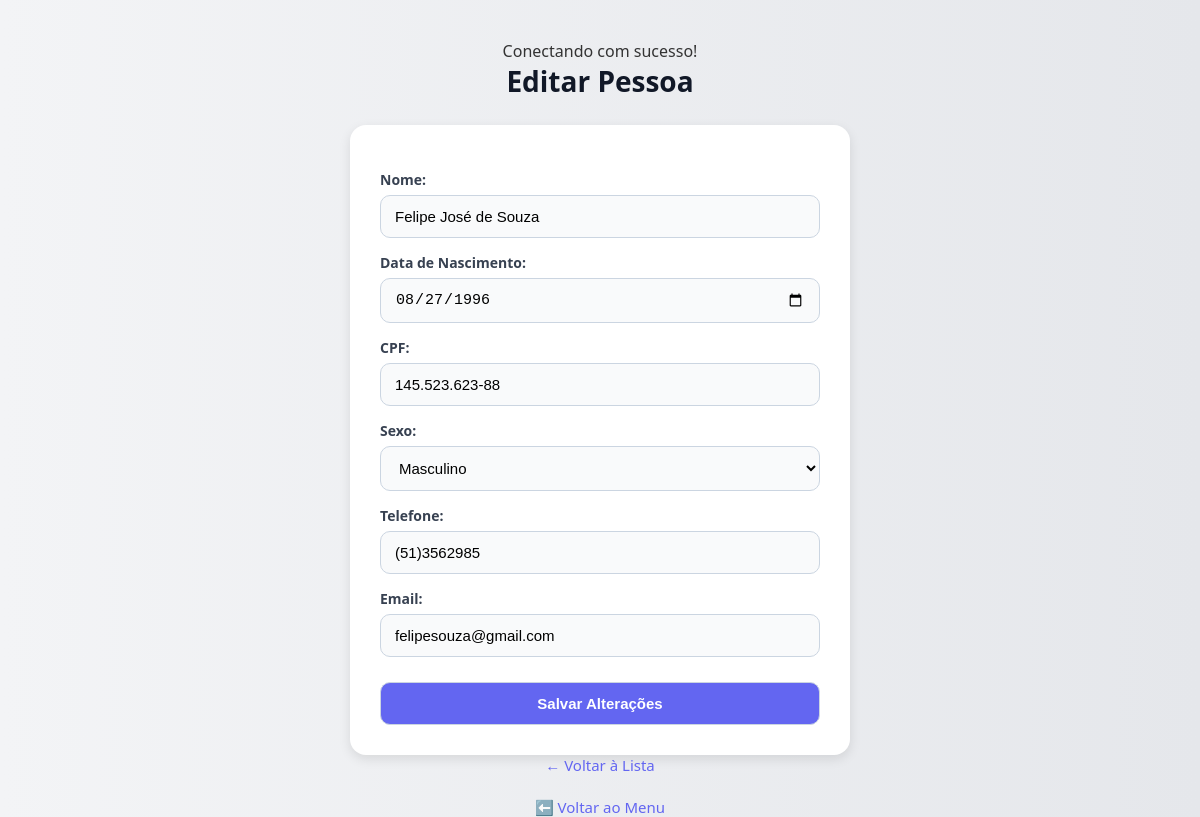
/pessoas/editar.php?id=7 (signed in), run on the app's committed database.
### tables this page shows
CREATE TABLE `pessoas` (
  `id` int(11) NOT NULL,
  `nome` varchar(100) NOT NULL,
  `data_nascimento` date NOT NULL,
  `cpf` varchar(14) NOT NULL,
  `sexo` enum('Feminino','Masculino','Outro') NOT NULL,
  `telefone` varchar(20) DEFAULT NULL,
  `email` varchar(100) DEFAULT NULL
);

### pessoas/editar.php (the view, shortened to what this page needs)
<?php
include '../conexao.php';
$id = $_GET['id'];
$sql = "SELECT * FROM pessoas WHERE id = ?";
$stmt = $conexao->prepare($sql);
$stmt->bind_param("i", $id);
$stmt->execute();
$resultado = $stmt->get_result();
$pessoa = $resultado->fetch_assoc();
?>
<!DOCTYPE html>
<html lang="pt-BR">
<head>
<link rel="stylesheet" href="../css/editar.css">
</head>
<body>
<h2>Editar Pessoa</h2>
    <form method="post">
        <label>Nome:</label>
        <input type="text" name="nome" value="<?= htmlspecialchars($pessoa['nome']) ?>" required>
        <label>Data de Nascimento:</label>
        <input type="date" name="data_nascimento" value="<?= $pessoa['data_nascimento'] ?>" required>
        <label>CPF:</label>
        <input type="text" name="cpf" value="<?= htmlspecialchars($pessoa['cpf']) ?>" required>
        <label>Sexo:</label>
        <select name="sexo" required>
            <option value="Masculino" <?= $pessoa['sexo'] == 'Masculino' ? 'selected' : '' ?>>Masculino</option>
        </select>
        <label>Telefone:</label>
        <input type="text" name="telefone" value="<?= htmlspecialchars($pessoa['telefone']) ?>">
        <label>Email:</label>
        <input type="email" name="email" value="<?= htmlspecialchars($pessoa['email']) ?>">
        <input type="submit" value="Salvar Alterações">
    </form>
    <div style="text-align: center;">
        <a class="voltar" href="listar.php">← Voltar à Lista</a><br><br>
        <a class="voltar" href="../dashboard.php">⬅️ Voltar ao Menu</a>
    </div>
</body>
</html>

### css/editar.css (style rules this page uses)
* { margin: 0; padding: 0; box-sizing: border-box; }
body { font-family: 'Segoe UI', Tahoma, Geneva, Verdana, sans-serif; background: linear-gradient(to right, #f3f4f6, #e5e7eb); display: flex; flex-direction: column; align-items: center; justify-content: start; padding-top: 40px; min-height: 100vh; color: #333; }
h2 { font-size: 28px; margin-bottom: 25px; color: #111827; }
form { background-color: #ffffff; padding: 30px; border-radius: 16px; box-shadow: 0 4px 12px rgba(0, 0, 0, 0.1); width: 100%; max-width: 500px; }
form label { display: block; margin-bottom: 6px; margin-top: 15px; font-weight: 600; font-size: 14px; color: #374151; }
form input, form select { width: 100%; padding: 12px 14px; border-radius: 10px; border: 1px solid #cbd5e1; background-color: #f9fafb; font-size: 15px; transition: border-color 0.2s; }
form input[type="submit"] { margin-top: 25px; background-color: #6366f1; color: white; font-weight: 600; cursor: pointer; transition: background-color 0.3s; }
a.voltar { color: #6366f1; text-decoration: none; font-weight: 500; font-size: 15px; transition: color 0.3s; }

### data on the page
pessoas: nome "Felipe José de Souza", data_nascimento "08/27/1996", cpf "145.523.623-88", sexo "Masculino", telefone "(51)3562985", email "felipesouza@gmail.com"
